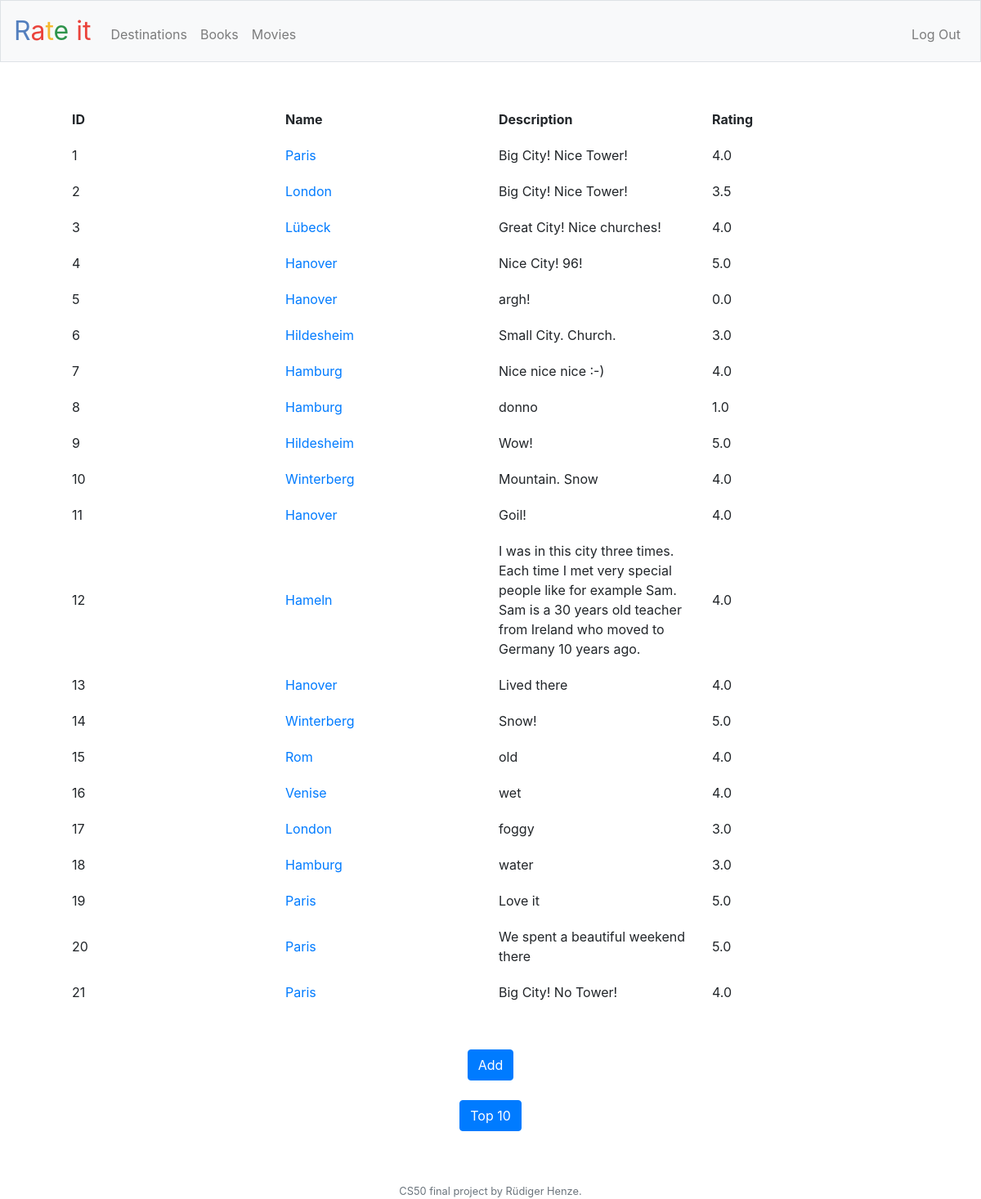
The page /destinations (signed in) on the database as committed earlier.
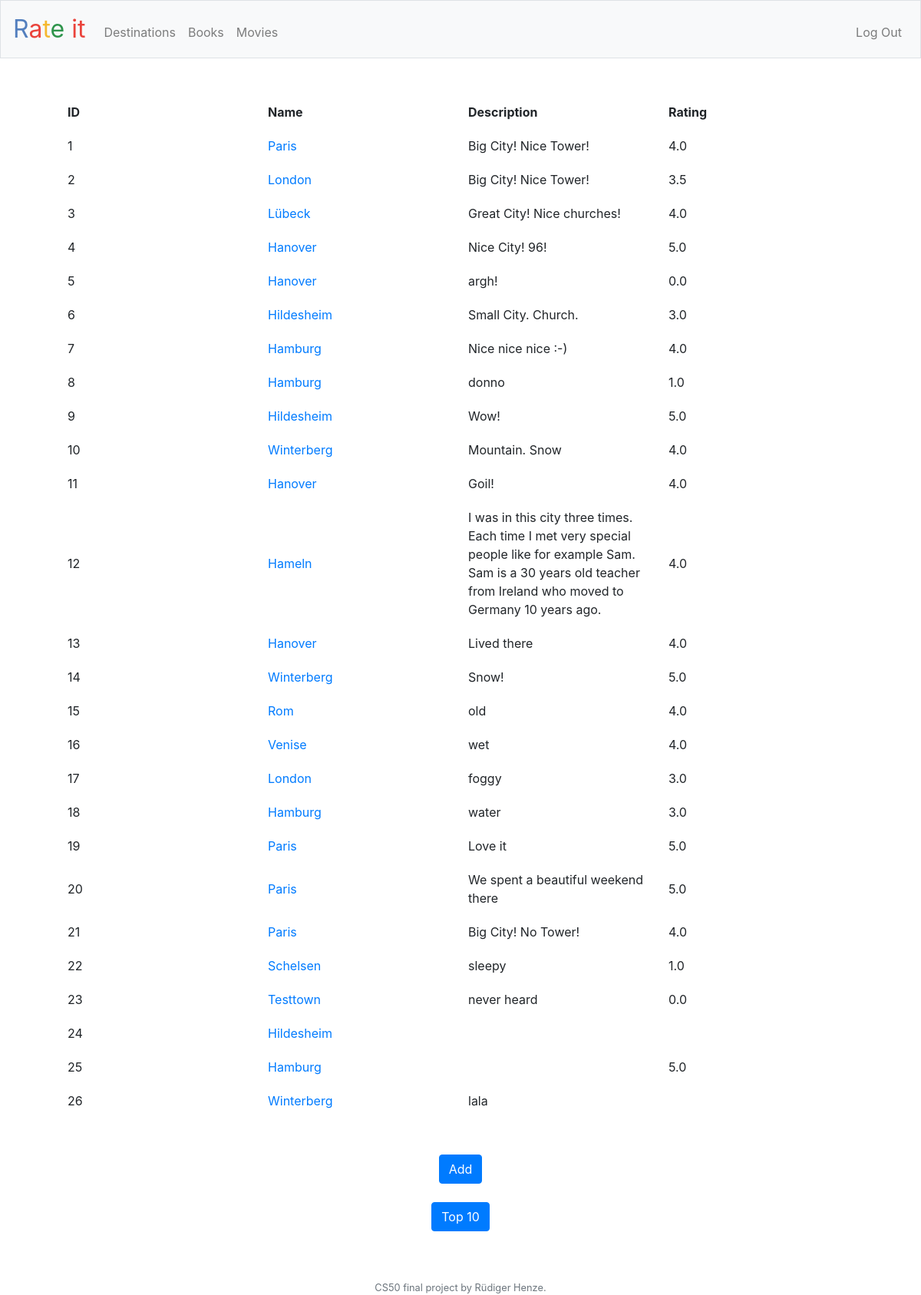
The same page on the database as committed later.
### tables this page shows
CREATE TABLE destinations (dest_id INTEGER, dest_name TEXT NOT NULL, description TEXT, rating REAL, 'user_id' INTEGER, PRIMARY KEY(dest_id));

### application.py (the view)
@app.route("/destinations")
@login_required
def destinations():
    cursor = db.execute_sql("SELECT * FROM destinations")
    destinations = cursor.fetchall()
    return render_template("destinations.html", destinations=destinations)

### application.py (called while the page is built)
@app.after_request
def after_request(response):
    response.headers["Cache-Control"] = "no-cache, no-store, must-revalidate"
    response.headers["Expires"] = 0
    response.headers["Pragma"] = "no-cache"
    return response

### helpers.py (called while the page is built)
def login_required(f):
    @wraps(f)
    def decorated_function(*args, **kwargs):
        if session.get("user_id") is None:
            return redirect("/login")
        return f(*args, **kwargs)
    return decorated_function

### templates/destinations.html (shortened to what this page needs)
{% extends "layout.html" %}
{% block main %}
    <table>
        <thead>
            <tr>
                <th>ID</th>
                <th>Name</th>
                <th>Description</th>
                <th>Rating</th>
            </tr>
        </thead>
        <tbody>
            {% for row in destinations %}
            <tr>
                <td>{{row[0]}}</td>
                <td><a href='/destination/{{row[1]}}'>{{row[1]}}</a></td>
                <td>{{row[2]}}</td>
                <td>{{row[3]}}</td>
            </tr>
            {% endfor %}
        </tbody>
    </table>
    <br><br>
    <div class="form-group">
        <form action="/add" method=GET value=destinations>
            <button class="btn btn-primary" type="submit" data-inline="true">Add</button>
        </form>
        <br>
        <form action="/top10" method=GET value=destinations>
            <button class="btn btn-primary" type="submit" data-inline="true">Top 10</button>
        </form>
    </div>
{% endblock %}

### templates/layout.html (shortened to what this page needs)
<!DOCTYPE html>
<html lang="en">
    <head>
        <link rel="stylesheet" href="https://cdn.jsdelivr.net/npm/bootstrap@4.5.3/dist/css/bootstrap.min.css">
        <link href="/static/styles.css" rel="stylesheet">
    </head>
    <body>
        <nav class="navbar navbar-expand-md navbar-light bg-light border">
            <a class="navbar-brand" href="/"><span class="blue">R</span><span class="red">a</span><span class="yellow">t</span><span class="green">e</span> <span class="red">it</span></a>
            <div class="collapse navbar-collapse" id="navbar">
                {% if session.user_id %}
                    <ul class="navbar-nav mr-auto mt-2">
                        <li class="nav-item"><a class="nav-link" href="/destinations">Destinations</a></li>
                        <li class="nav-item"><a class="nav-link" href="/books">Books</a></li>
                        <li class="nav-item"><a class="nav-link" href="/movies">Movies</a></li>
                    </ul>
                    <ul class="navbar-nav ml-auto mt-2">
                        <li class="nav-item"><a class="nav-link" href="/logout">Log Out</a></li>
                    </ul>
                {% else %}
                    <ul class="navbar-nav ml-auto mt-2">
                        <li class="nav-item"><a class="nav-link" href="/register">Register</a></li>
                        <li class="nav-item"><a class="nav-link" href="/login">Log In</a></li>
                    </ul>
                {% endif %}
            </div>
        </nav>
        <main class="container p-5">
            {% block main %}{% endblock %}
        </main>
        <footer class="small text-center text-muted">
            CS50 final project by Rüdiger Henze.
        </footer>
    </body>
</html>

### static/styles.css (style rules this page uses)
nav .navbar-brand { font-size: xx-large; }
nav .navbar-brand .blue { color: #537fbe; }
nav .navbar-brand .red { color: #ea433b; }
nav .navbar-brand .yellow { color: #f5b82e; }
nav .navbar-brand .green { color: #2e944b; }
main { overflow-x: auto; text-align: center; }
table { table-layout: fixed; width: 100%; }
th, td { padding: 10px; text-align: left; }

Rows that differ between the two databases and show on the page:
added destinations: dest_id "22", dest_name "Schelsen", description "sleepy", rating "1.0"
added destinations: dest_id "23", dest_name "Testtown", description "never heard", rating "0.0"
added destinations: dest_id "24", dest_name "Hildesheim"
added destinations: dest_id "25", dest_name "Hamburg", rating "5.0"
added destinations: dest_id "26", dest_name "Winterberg", description "lala"
